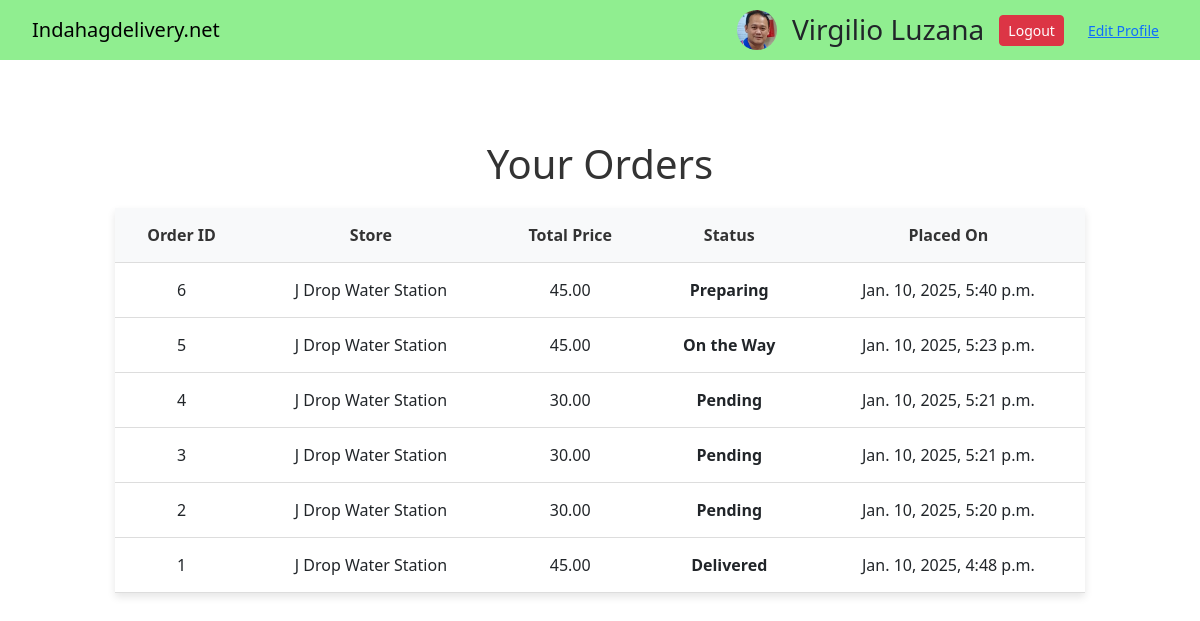
The page /dashboard/ (signed in) on the database its author committed.
### store/models.py (models this page shows, shortened)
class CustomerProfile(models.Model):
    name = models.CharField(max_length=100)
    facebook_page = models.URLField(null=True, blank=True)
    phone_number = models.CharField(max_length=20, null=True, blank=True)
    barangay = models.CharField(max_length=100, null=True, blank=True)
    address_line = models.CharField(max_length=255, null=True, blank=True)
    location = models.CharField(max_length=100)
    profile_picture = models.ImageField(upload_to='customers/')
    username = models.OneToOneField(User, on_delete=models.CASCADE, related_name='customer', null=True, blank=True)  # link to User

class Order(models.Model):
    store = models.ForeignKey(Store, on_delete=models.CASCADE, related_name='orders')
    customer = models.ForeignKey(User, on_delete=models.CASCADE, related_name='orders')
    total_price = models.DecimalField(max_digits=10, decimal_places=2)
    status = models.CharField(
        max_length=20,
        choices=[
            ('Pending', 'Pending'),
            ('Preparing', 'Preparing'),
            ('On the Way', 'On the Way'),
            ('Delivered', 'Delivered')
        ],
        default='Pending'
    )
    created_at = models.DateTimeField(auto_now_add=True)

class Store(models.Model):
    name = models.CharField(max_length=255)
    barangay = models.CharField(max_length=100)
    address_line = models.CharField(max_length=255)
    location = models.CharField(max_length=255)
    contact_number = models.CharField(max_length=20)
    facebook_page = models.URLField(null=True, blank=True)
    picture = models.ImageField(upload_to='stores/')
    owner = models.OneToOneField(User, on_delete=models.CASCADE, related_name='stores', null=True, blank=True)  # link to User

### store/views.py (the view)
# urls.py: path('dashboard/', views.customer_dashboard, name='customer_dashboard'),
@login_required
def customer_dashboard(request):
    orders = Order.objects.filter(customer=request.user).order_by('-created_at')  # Orders sorted by latest created_at
    return render(request, 'store/customer_dashboard.html', {'orders': orders})

### store/templates/store/customer_dashboard.html (shortened to what this page needs)
{% extends 'store/base.html' %}
{% block content %}
<h1 class="dashboard-title">Your Orders</h1>
{% if orders %}
    <div class="orders-table-container">
        <table class="orders-table">
            <thead>
                <tr>
                    <th>Order ID</th>
                    <th>Store</th>
                    <th>Total Price</th>
                    <th>Status</th>
                    <th>Placed On</th>
                </tr>
            </thead>
            <tbody>
                {% for order in orders %}
                    <tr class="order-row">
                        <td>{{ order.id }}</td>
                        <td>{{ order.store.name }}</td>
                        <td>{{ order.total_price }}</td>
                        <td class="status">{{ order.status }}</td>
                        <td>{{ order.created_at }}</td>
                    </tr>
                {% endfor %}
            </tbody>
        </table>
    </div>
{% else %}
    <p class="no-orders-message">You have no orders yet.</p>
{% endif %}
{% endblock %}

### store/templates/store/base.html (shortened to what this page needs)
<!DOCTYPE html>
<html lang="en">
<head>
    <link href="https://cdn.jsdelivr.net/npm/bootstrap@5.3.0-alpha3/dist/css/bootstrap.min.css" rel="stylesheet">
</head>
<body>
    <nav class="navbar navbar-expand-lg navbar-light">
        <div class="container-fluid">
            <a class="navbar-brand" href="{% url 'store_list' %}">Indahagdelivery.net</a>
            <div class="collapse navbar-collapse" id="navbarNav">
                <ul class="navbar-nav ms-auto">
                    <li class="nav-item">
                        <img src="{{ user.customer.profile_picture.url }}" alt="Profile Picture" class="profile-picture">
                    </li>
                    <li class="nav-item">
                        <h3 class="mb-0">{{ user.customer.name }}</h3>
                    </li>
                    <li class="nav-item">
                        <form action="{% url 'logout' %}" method="POST">
                            <button type="submit" class="btn btn-danger btn-sm">Logout</button>
                        </form>
                    </li>
                    <li class="nav-item">
                        <a href="{% url 'edit_profile' %}" class="btn btn-link btn-sm">Edit Profile</a>
                    </li>
                </ul>
            </div>
        </div>
    </nav>
    <div class="responsive-container">
        {% block content %}
        {% endblock %}
    </div>
</body>
</html>

### store/templates/store/base.html (style rules this page uses)
.navbar { position: fixed; top: 0; left: 0; right: 0; width: 100%; background-color:lightgreen; padding: 10px 20px; z-index: 1000; }
body { margin-top: 60px; }
.profile-picture { width: 40px; height: 40px; border-radius: 50%; object-fit: cover; }
.navbar-nav { display: flex; align-items: center; gap: 15px; }
.navbar-nav .nav-item { display: flex; align-items: center; }
.responsive-container { width: 96vw; margin: 0 2%; padding-top: 80px; }

### store/templates/store/customer_dashboard.html (style rules this page uses)
.dashboard-title { font-size: 2.5rem; color: #333; text-align: center; margin-bottom: 20px; }
.orders-table-container { max-width: 1000px; margin: 0 auto; padding: 0 15px; }
.orders-table { width: 100%; border-collapse: collapse; background-color: #fff; box-shadow: 0 4px 8px rgba(0, 0, 0, 0.1); }
.orders-table th, .orders-table td { padding: 15px; text-align: center; font-size: 1rem; border-bottom: 1px solid #ddd; }
.orders-table th { background-color: #f8f9fa; color: #333; }
.status { font-weight: bold; }

### rows shown on the page
Order: id "6", store.name "J Drop Water Station", total_price "45.00", status "Preparing", created_at "Jan. 10, 2025, 5:40 p.m."
Order: id "5", store.name "J Drop Water Station", total_price "45.00", status "On the Way", created_at "Jan. 10, 2025, 5:23 p.m."
Order: id "4", store.name "J Drop Water Station", total_price "30.00", status "Pending", created_at "Jan. 10, 2025, 5:21 p.m."
Order: id "3", store.name "J Drop Water Station", total_price "30.00", status "Pending", created_at "Jan. 10, 2025, 5:21 p.m."
Order: id "2", store.name "J Drop Water Station", total_price "30.00", status "Pending", created_at "Jan. 10, 2025, 5:20 p.m."
Order: id "1", store.name "J Drop Water Station", total_price "45.00", status "Delivered", created_at "Jan. 10, 2025, 4:48 p.m."

### other values the page prints
{{ user.customer.name }} "Virgilio Luzana"
